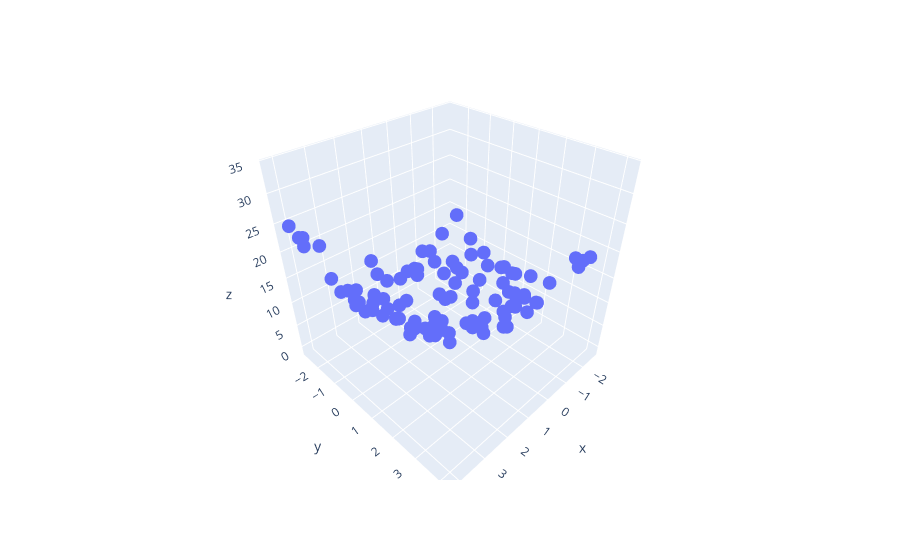
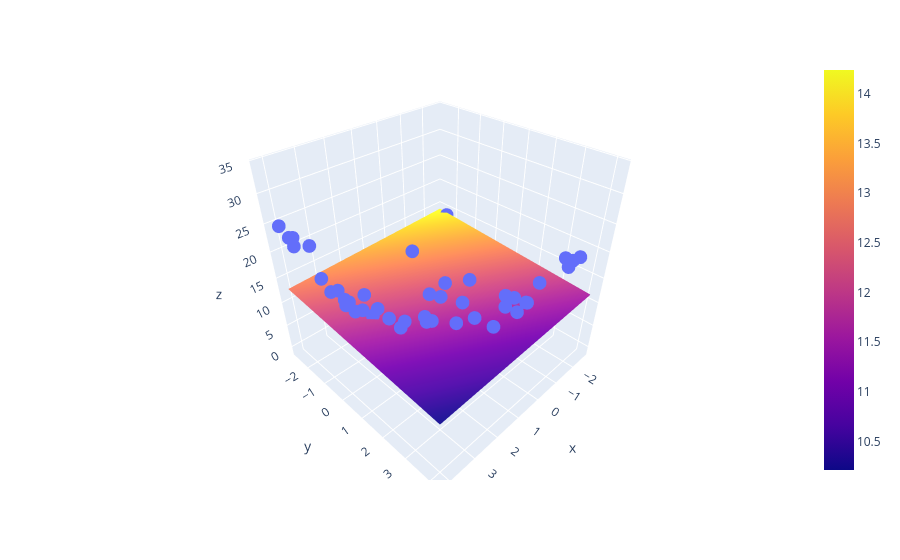

The notebook cell saved with these charts, in order:
### Code cell
# 3D polynomial regression
x = 7 * np.random.rand(100, 1) - 2.8
y = 7 * np.random.rand(100, 1) - 2.8

z = x**2 + y**2 + 0.2*x + 0.2*y + 0.1*x*y +2 + np.random.randn(100, 1)
# z = x^2 + y^2 + 0.2x + 0.2y + 0.1xy + 2



import plotly.express as px
df = px.data.iris()
fig = px.scatter_3d(df, x=x.ravel(), y=y.ravel(), z=z.ravel())
fig.show()
lr = LinearRegression()
lr.fit(np.array([x,y]).reshape(100,2),z)

x_input = np.linspace(x.min(), x.max(), 10)
y_input = np.linspace(y.min(), y.max(), 10)
xGrid, yGrid = np.meshgrid(x_input,y_input)

final = np.vstack((xGrid.ravel().reshape(1,100),yGrid.ravel().reshape(1,100))).T

z_final = lr.predict(final).reshape(10,10)

import plotly.graph_objects as go

fig = px.scatter_3d(df, x=x.ravel(), y=y.ravel(), z=z.ravel())

fig.add_trace(go.Surface(x = x_input, y = y_input, z =z_final ))

fig.show()
X_multi = np.array([x,y]).reshape(100,2)
X_multi.shape

poly = PolynomialFeatures(degree=30)
X_multi_trans = poly.fit_transform(X_multi)
print("Input",poly.n_input_features_)
print("Ouput",poly.n_output_features_)
print("Powers\n",poly.powers_)
